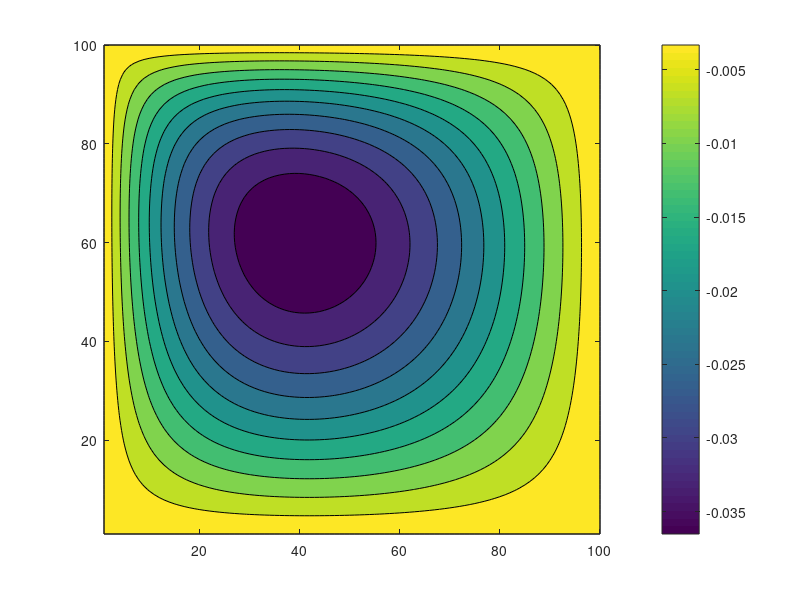

Source code (MATLAB):
clear all;
clc;


load solver.txt
load size_mat.txt
m = size_mat(1);
n = size_mat(2);
X = zeros(n,m);
k = 1;
for i = 1:n
    for j = 1:m
        X(i,j) = solver(k);
        k = k + 1;
    end
end

contourf(X);
colorbar;

        